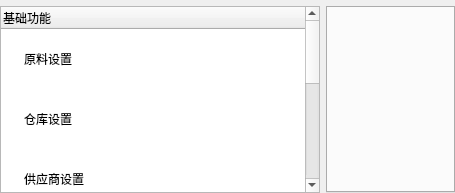
<?xml version="1.0" encoding="UTF-8"?>
<ui version="4.0">
 <class>baseinfomanage</class>
 <widget class="QWidget" name="baseinfomanage">
  <property name="geometry">
   <rect>
    <x>0</x>
    <y>0</y>
    <width>455</width>
    <height>193</height>
   </rect>
  </property>
  <property name="windowTitle">
   <string>Form</string>
  </property>
  <property name="styleSheet">
   <string notr="true">QPushButton:hover
{
background-color: rgb(44, 80, 80);
border-radius:5px;
color:white;
font-size:16px;
font-weight:500
}

QPushButton:hover:pressed
{
background-color:darkred;
border-radius:5px;
color:white;
font-size:16px;
font-weight:500
}

QPushButton
{
background-color:transparent;
color:black;
border-radius:5px;
spacing: 10px;
padding: 0px 0px;
font-size:16px;
font-weight:500
}</string>
  </property>
  <layout class="QVBoxLayout" name="verticalLayout">
   <property name="leftMargin">
    <number>0</number>
   </property>
   <property name="topMargin">
    <number>6</number>
   </property>
   <property name="rightMargin">
    <number>0</number>
   </property>
   <property name="bottomMargin">
    <number>0</number>
   </property>
   <item>
    <layout class="QHBoxLayout" name="horizontalLayout">
     <item>
      <widget class="QTreeWidget" name="treeWidget">
       <property name="minimumSize">
        <size>
         <width>320</width>
         <height>0</height>
        </size>
       </property>
       <property name="maximumSize">
        <size>
         <width>200</width>
         <height>16777215</height>
        </size>
       </property>
       <property name="styleSheet">
        <string notr="true">QTreeWidget::item:selected:active
{
background-color: #FF92BB;
color:black;
font-size:11px;
font-weight:bold;
}

QTreeWidget::item
{
height:60px;
font-size:11px;
font-weight:bold;
}

QTreeWidget::item:selected:!active
{
background-color:#33A1C9;
color:black;
}
</string>
       </property>
       <property name="iconSize">
        <size>
         <width>30</width>
         <height>30</height>
        </size>
       </property>
       <column>
        <property name="text">
         <string>基础功能</string>
        </property>
       </column>
       <item>
        <property name="text">
         <string>原料设置</string>
        </property>
        <property name="icon">
         <iconset resource="../res.qrc">
          <normaloff>:/image/image/原料圈.png</normaloff>:/image/image/原料圈.png</iconset>
        </property>
       </item>
       <item>
        <property name="text">
         <string>仓库设置</string>
        </property>
        <property name="icon">
         <iconset resource="../res.qrc">
          <normaloff>:/image/image/仓库信息.png</normaloff>:/image/image/仓库信息.png</iconset>
        </property>
       </item>
       <item>
        <property name="text">
         <string>供应商设置</string>
        </property>
        <property name="icon">
         <iconset resource="../res.qrc">
          <normaloff>:/image/image/供应商信息.png</normaloff>:/image/image/供应商信息.png</iconset>
        </property>
       </item>
       <item>
        <property name="text">
         <string>采购模板设置</string>
        </property>
        <property name="icon">
         <iconset resource="../res.qrc">
          <normaloff>:/image/image/采购模板.png</normaloff>:/image/image/采购模板.png</iconset>
        </property>
       </item>
       <item>
        <property name="text">
         <string>商品原料设置</string>
        </property>
        <property name="icon">
         <iconset resource="../res.qrc">
          <normaloff>:/image/image/原料配比.png</normaloff>:/image/image/原料配比.png</iconset>
        </property>
       </item>
      </widget>
     </item>
     <item>
      <widget class="QTabWidget" name="tabWidget">
       <property name="currentIndex">
        <number>-1</number>
       </property>
      </widget>
     </item>
    </layout>
   </item>
  </layout>
 </widget>
 <resources>
  <include location="../res.qrc"/>
 </resources>
 <connections/>
</ui>
